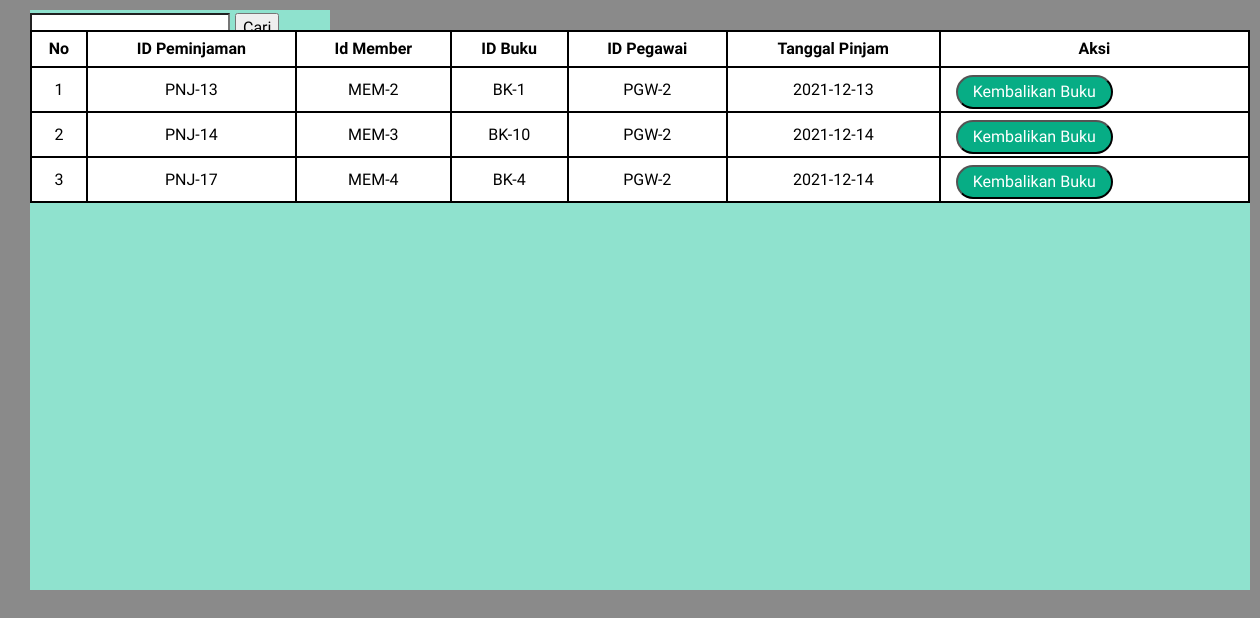
The page /pegawai/kembalikanBuku.php (signed in) on the database its author committed.
### tables this page shows
CREATE TABLE `tb_peminjaman` (
  `id_peminjaman` int(11) NOT NULL,
  `id_member` int(11) DEFAULT NULL,
  `id_buku` int(11) DEFAULT NULL,
  `id_pegawai` int(11) NOT NULL,
  `tgl_pinjam` date NOT NULL,
  `tgl_kembali` date DEFAULT NULL,
  `status_peminjaman` varchar(255) NOT NULL,
  `keterangan` varchar(255) DEFAULT NULL,
  `dibuat` datetime DEFAULT NULL,
  `diubah` datetime DEFAULT NULL,
  `dihapus` datetime DEFAULT NULL,
  `status_data` enum('Aktif','Tidak Aktif') DEFAULT 'Aktif'
);

### pegawai/functionsPegawai.php (called while the page is built, shortened)
<?php
$conn = mysqli_connect("localhost", "root", "", "db_buku");
function query($query){
    global $conn;
    $result = mysqli_query($conn, $query);
    $rows = [];
    while($row = mysqli_fetch_assoc($result)){
        $rows[] = $row;
    }
    return $rows;
}
?>

### pegawai/kembalikanBuku.php (the view, shortened to what this page needs)
<?php
require 'functionsPegawai.php';
$peminjaman = query("SELECT * FROM tb_peminjaman WHERE status_data = 'Aktif' AND status_peminjaman = 'Dipinjam' ORDER BY id_peminjaman ASC");
?>
<!DOCTYPE html>
<html>
    <head>
        <link rel="stylesheet" href="boots/css/bootstrap.css">
        <link rel="stylesheet" href="content/kembalikanBuku.css">
    </head>
    <body>
        <div id="article">
            <div id="head">
                <div id="cariAkun">
                    <form action="" method="POST">
                        <input id="search" type="search" name="keyword" autocomplete="off">
                        <input id="btnSubmitAkun" type="submit" name="cari" value="Cari">
                    </form>
                </div>
            </div>
            <div id="daftarAkun">
                <div id="tableAkun" style="overflow-x:auto;">
                    <table>
                        <tr id="row0">
                            <th>No</th>
                            <th>ID Peminjaman</th>
                            <th>Id Member</th>
                            <th>ID Buku</th>
                            <th>ID Pegawai</th>
                            <th>Tanggal Pinjam</th>
                            <th>Aksi</th>
                        </tr>
                        <?php $i= 1; ?>
                        <?php foreach( $peminjaman as $row ) :?>
                        <tr>
                            <td><?= $i ?></td>
                            <td><?php echo "PNJ-", $row['id_peminjaman'] ?></td>
                            <td><?php echo "MEM-", $row['id_member'] ?></td>
                            <td><?php echo "BK-", $row['id_buku']?></td>
                            <td><?php echo "PGW-", $row['id_pegawai']?></td>
                            <td><?php echo $row['tgl_pinjam']?></td>
                            <td>
                                <a href="aksiKembalikanBuku.php?id_peminjaman=<?= $row['id_peminjaman'];?>">
                                    <button class="kembalikanBuku">Kembalikan Buku</button>
                                </a>
                            </td>
                        </tr>
                        <?php $i++; ?>
                        <?php endforeach; ?>
                    </table>
                </div>
            </div>
        </div>
    </body>
</html>

### pegawai/content/kembalikanBuku.css (style rules this page uses)
body { width: 100%; position: absolute; display: block; margin:0 auto; left: 0px; font-family: 'Montserrat Alternates', sans-serif; background-color: #8A8A8A; }
#article { display: block; color: white; }
#head { display: block; float: left; width: 100%; }
#cariAkun { display: block; float: left; width: 20%; background-color: #8FE2CE; margin-top: 10px; margin-left: 30px; color: black; height: 30px; width: 300px; }
#search { display: block; float: left; margin-top: 3px; width: 200px; }
#btnSubmitAkun { display: block; float: left; margin-top: 3px; margin-left: 5px; }
#daftarAkun { display: block; float: left; margin-left: 30px; background-color: #8FE2CE; height: 550px; width: 1220px; color: black; }
table { border-collapse: collapse; border-spacing: 0; width: 100%; border: 1px solid #ddd; background-color: white; }
#row0 th { text-align: center; padding-top: 5px; padding-bottom: 5px; padding-left: 5px; padding-right: 5px; border: 2px black solid; }
tr td { text-align: center; padding-top: 2px; padding-bottom: 2px; padding-left: 5px; padding-right: 5px; border: 2px black solid; }
.kembalikanBuku { display: block; float: left; margin-top: 5px; margin-left: 10px; background-color: #07AD85; border-radius: 100px; color: white; font-size: 16px; font-family: 'Montserrat Alternates', sans-serif; font-weight: 500; padding: 3px 15px 3px 15px; cursor: pointer; }

### rows shown on the page
tb_peminjaman: id_peminjaman "13", id_member "2", id_buku "1", id_pegawai "2", tgl_pinjam "2021-12-13"
tb_peminjaman: id_peminjaman "14", id_member "3", id_buku "10", id_pegawai "2", tgl_pinjam "2021-12-14"
tb_peminjaman: id_peminjaman "17", id_member "4", id_buku "4", id_pegawai "2", tgl_pinjam "2021-12-14"
